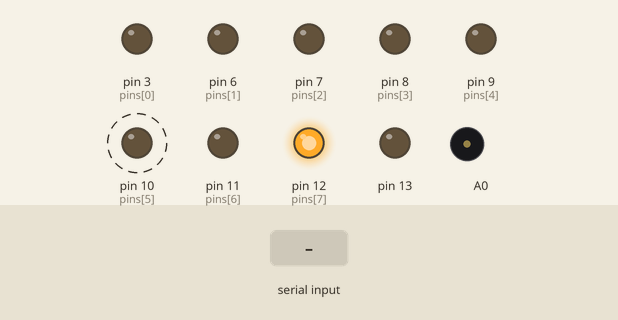
Recording of a sketch running on a simulated Arduino Uno, built with avr-gcc and run on an emulated ATmega328P. On the bench: output pins drawn as LEDs (lit = HIGH), buzzer (waves = sounding). Dashed ring = blinking. Inputs (shaded band) come from the test bench. What the sketch prints to the serial monitor is not drawn.

Above: at 1.2 s.
1.3 s: byte 3 (0x03) received over Serial
At 1.45 s:
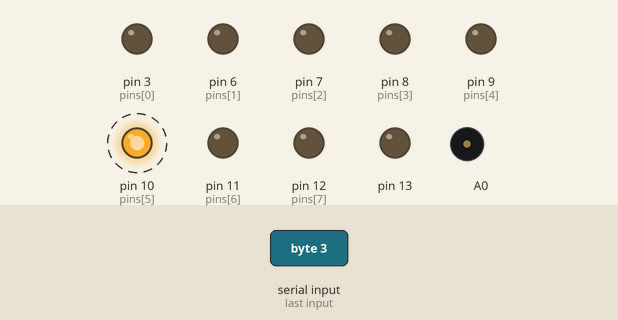
At 3.3 s:
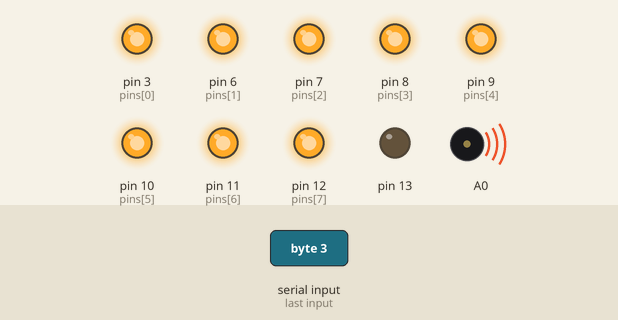
4.3 s: "1" received over Serial
5.8 s: byte 1 (0x01) received over Serial
At 25.34 s:
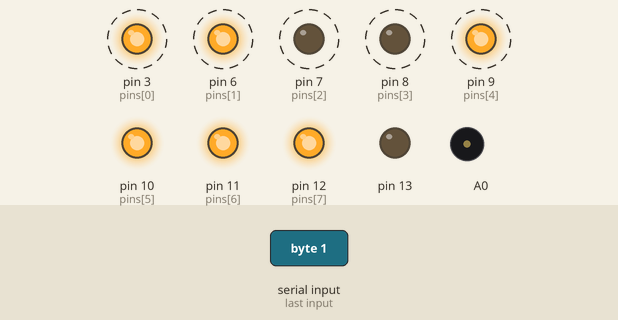
Timing chart, 0 to 25.4 s (numbered marks = the images above; inputs shaded):
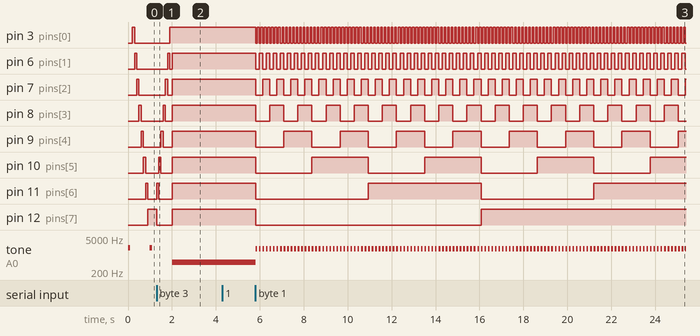

The sketch:

arduino_sercom.ino
```cpp
int pins[] = {3, 6, 7, 8, 9, 10, 11, 12};
const int pins_len = sizeof(pins)/sizeof(pins[0]);
int option = 2;
const int LEFT = 1;
const int RIGHT = 2;

void turnOn(int pin) {
  for (int i = 0; i < pins_len; i++) {
    if (pins[i] == pin) {
      digitalWrite(pins[i], HIGH);
    } else {
      digitalWrite(pins[i], LOW);
    }
  }
}

void allTurnOn() {
  for (int i = 0; i < pins_len; i++) {
    digitalWrite(pins[i], HIGH);
  }
  tone(A0, 500);
}

void decToBin(int dec) {
  int stack[pins_len];
  for (int i = 0; i < pins_len; i++) {
    stack[i] = 0;
  }
  int cindx = pins_len;
  while (dec != 0) {
    stack[cindx-1] = dec % 2;
    dec = dec / 2;
    cindx--;
  }
  for (int i = 0; i < pins_len; i++) {
    if (stack[i] == 1) {
      digitalWrite(pins[pins_len-i-1], HIGH);
    } else {
      digitalWrite(pins[pins_len-i-1], LOW);
    }
  }
}

void countNumbers(int interval){
  for(int i = 0; i <= 255; i++) {
    if (i % 2 == 0) {
      tone(A0, 1800);
    }
    decToBin(i);
    delay(interval);
    noTone(A0);
  }
}

void anim(int interval, int dir) {
  tone(A0, 2000);
  delay(100);
  noTone(A0);
  delay(100);
  if (dir == LEFT) {
    for (int i = 0; i < pins_len; i++) {
      turnOn(pins[i]);
      delay(interval);
    }
  } else if (dir == RIGHT) {
    for (int i = pins_len-1; i >= 0; i--) {
      turnOn(pins[i]);
      delay(interval);
    }
  }
}

void setup () {
  Serial.begin(9600);
  for (int i = 0; i < pins_len; i++) {
    pinMode(pins[i], OUTPUT);
  }
  pinMode(13, OUTPUT);
  pinMode(A0, OUTPUT);
}

void loop () {
  while (Serial.available() > 0) {
    byte data = Serial.read();
    Serial.write(1);
    digitalWrite(13, HIGH);
    delay(4);
    digitalWrite(13, LOW);
    delay(4);
    if (data == 0x01) {
      option = 1;
    } else if (data == 0x02) {
      option = 2;
    } else if (data == 0x03) {
      option = 3;
    }
  }
  if (option == 1) {
    countNumbers(80);
  } else if (option == 2) {
    anim(100, LEFT);
    anim(100, RIGHT);
  } else if (option == 3) {
    allTurnOn();
  }
}
```

Measured:
- after the input at 1.3 s, pin 3 (pins[0]): goes on until 1.9 s, then stays HIGH
- after the input at 5.8 s, pin 3 (pins[0]): alternates HIGH for 0.08 s and LOW for 0.08 s, starting at once; pin 6 (pins[1]): alternates HIGH for 0.16 s and LOW for 0.16 s, starting at once
